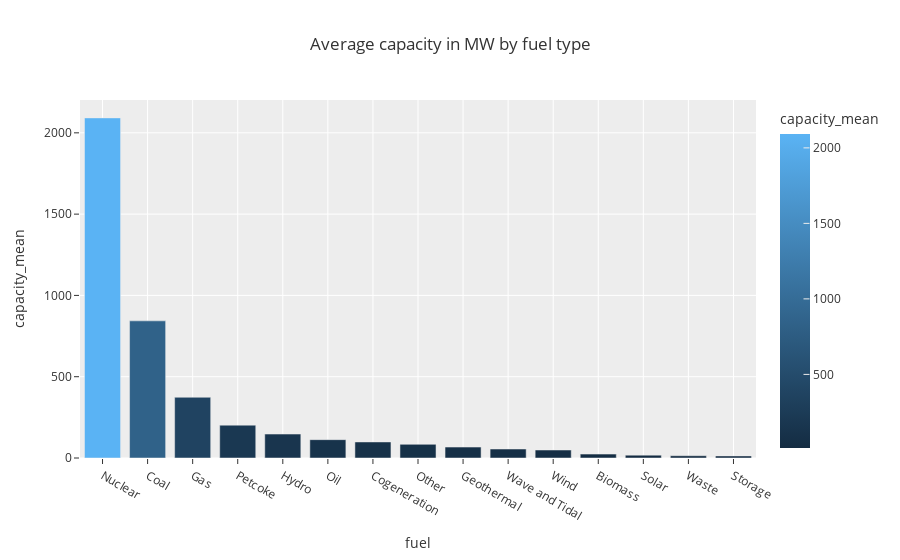

Here is the notebook cell this chart was saved with:
### Code cell
#Promedio de capacidad en mw por fuente de combustible
fuelcapacity_df2a = fuelcapacity_df2.head(15).sort_values('capacity_mean', ascending = False)

figfuelcapacity = px.bar(fuelcapacity_df2a, x='fuel', y='capacity_mean', template = 'ggplot2', title='Average capacity in MW by fuel type', color='capacity_mean')
figfuelcapacity.show()

### Figure 1 — Plotly figure (JSON) as saved in the notebook; plotly's stock layout.template omitted (floating-point values rounded to 4 significant figures)
{"data": [{"alignmentgroup": "True", "hovertemplate": "fuel=%{x}<br>capacity_mean=%{marker.color}<extra></extra>", "legendgroup": "", "marker": {"color": [2092.0, 843.6, 373.4, 202.0, 147.2, 112.9, 98.73, 84.02, 67.13, 55.22, 49.22, 23.97, 17.66, 13.81, 12.68], "coloraxis": "coloraxis", "pattern": {"shape": ""}}, "name": "", "offsetgroup": "", "orientation": "v", "showlegend": false, "textposition": "auto", "type": "bar", "x": ["Nuclear", "Coal", "Gas", "Petcoke", "Hydro", "Oil", "Cogeneration", "Other", "Geothermal", "Wave and Tidal", "Wind", "Biomass", "Solar", "Waste", "Storage"], "xaxis": "x", "y": [2092.0, 843.6, 373.4, 202.0, 147.2, 112.9, 98.73, 84.02, 67.13, 55.22, 49.22, 23.97, 17.66, 13.81, 12.68], "yaxis": "y"}], "layout": {"barmode": "relative", "coloraxis": {"colorbar": {"title": {"text": "capacity_mean"}}, "colorscale": [[0, "rgb(20,44,66)"], [1, "rgb(90,179,244)"]]}, "legend": {"tracegroupgap": 0}, "title": {"text": "Average capacity in MW by fuel type"}, "xaxis": {"anchor": "y", "domain": [0, 1], "title": {"text": "fuel"}}, "yaxis": {"anchor": "x", "domain": [0, 1], "title": {"text": "capacity_mean"}}}}
